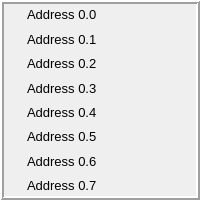
        <widget class="QFrame" name="frame">
         <property name="minimumSize">
          <size>
           <width>142</width>
           <height>200</height>
          </size>
         </property>
         <property name="maximumSize">
          <size>
           <width>16777215</width>
           <height>200</height>
          </size>
         </property>
         <property name="frameShape">
          <enum>QFrame::Box</enum>
         </property>
         <property name="frameShadow">
          <enum>QFrame::Raised</enum>
         </property>
         <property name="lineWidth">
          <number>2</number>
         </property>
         <layout class="QVBoxLayout" name="verticalLayout_5">
          <property name="spacing">
           <number>3</number>
          </property>
          <property name="leftMargin">
           <number>0</number>
          </property>
          <property name="topMargin">
           <number>0</number>
          </property>
          <property name="rightMargin">
           <number>0</number>
          </property>
          <property name="bottomMargin">
           <number>0</number>
          </property>
          <item>
           <layout class="QHBoxLayout" name="horizontalLayout_10">
            <item>
             <widget class="Led" name="led3_3">
              <property name="minimumSize">
               <size>
                <width>20</width>
                <height>20</height>
               </size>
              </property>
              <property name="maximumSize">
               <size>
                <width>20</width>
                <height>20</height>
               </size>
              </property>
              <property name="toolTip">
               <string>&lt;html&gt;&lt;head/&gt;&lt;body&gt;&lt;p&gt;toolTip&lt;/p&gt;&lt;/body&gt;&lt;/html&gt;</string>
              </property>
              <property name="whatsThis">
               <string>&lt;html&gt;&lt;head/&gt;&lt;body&gt;&lt;p&gt;This is led3&lt;/p&gt;&lt;/body&gt;&lt;/html&gt;</string>
              </property>
              <property name="valueType">
               <enum>MbWidget::BOOL</enum>
              </property>
              <property name="bitAddr">
               <number>0</number>
              </property>
              <property name="cmdAddr">
               <number>10</number>
              </property>
              <property name="cmdCode">
               <number>256</number>
              </property>
              <property name="onColor">
               <color>
                <red>255</red>
                <green>0</green>
                <blue>0</blue>
               </color>
              </property>
              <property name="offColor">
               <color>
                <red>50</red>
                <green>0</green>
                <blue>0</blue>
               </color>
              </property>
              <property name="undefColor">
               <color>
                <red>136</red>
                <green>138</green>
                <blue>133</blue>
               </color>
              </property>
             </widget>
            </item>
            <item>
             <widget class="QLabel" name="label_8">
              <property name="font">
               <font>
                <pointsize>10</pointsize>
               </font>
              </property>
              <property name="text">
               <string>Address 0.0</string>
              </property>
             </widget>
            </item>
           </layout>
          </item>
          <item>
           <layout class="QHBoxLayout" name="horizontalLayout_11">
            <item>
             <widget class="Led" name="led3_4">
              <property name="minimumSize">
               <size>
                <width>20</width>
                <height>20</height>
               </size>
              </property>
              <property name="maximumSize">
               <size>
                <width>20</width>
                <height>20</height>
               </size>
              </property>
              <property name="toolTip">
               <string>&lt;html&gt;&lt;head/&gt;&lt;body&gt;&lt;p&gt;toolTip&lt;/p&gt;&lt;/body&gt;&lt;/html&gt;</string>
              </property>
              <property name="whatsThis">
               <string>&lt;html&gt;&lt;head/&gt;&lt;body&gt;&lt;p&gt;This is led3&lt;/p&gt;&lt;/body&gt;&lt;/html&gt;</string>
              </property>
              <property name="valueType">
               <enum>MbWidget::BOOL</enum>
              </property>
              <property name="bitAddr">
               <number>1</number>
              </property>
              <property name="cmdAddr">
               <number>10</number>
              </property>
              <property name="cmdCode">
               <number>256</number>
              </property>
              <property name="onColor">
               <color>
                <red>255</red>
                <green>0</green>
                <blue>0</blue>
               </color>
              </property>
              <property name="offColor">
               <color>
                <red>50</red>
                <green>0</green>
                <blue>0</blue>
               </color>
              </property>
              <property name="undefColor">
               <color>
                <red>136</red>
                <green>138</green>
                <blue>133</blue>
               </color>
              </property>
             </widget>
            </item>
            <item>
             <widget class="QLabel" name="label_9">
              <property name="font">
               <font>
                <pointsize>10</pointsize>
               </font>
              </property>
              <property name="text">
               <string>Address 0.1</string>
              </property>
             </widget>
            </item>
           </layout>
          </item>
          <item>
           <layout class="QHBoxLayout" name="horizontalLayout_13">
            <item>
             <widget class="Led" name="led3_6">
              <property name="minimumSize">
               <size>
                <width>20</width>
                <height>20</height>
               </size>
              </property>
              <property name="maximumSize">
               <size>
                <width>20</width>
                <height>20</height>
               </size>
              </property>
              <property name="toolTip">
               <string>&lt;html&gt;&lt;head/&gt;&lt;body&gt;&lt;p&gt;toolTip&lt;/p&gt;&lt;/body&gt;&lt;/html&gt;</string>
              </property>
              <property name="whatsThis">
               <string>&lt;html&gt;&lt;head/&gt;&lt;body&gt;&lt;p&gt;This is led3&lt;/p&gt;&lt;/body&gt;&lt;/html&gt;</string>
              </property>
              <property name="valueType">
               <enum>MbWidget::BOOL</enum>
              </property>
              <property name="bitAddr">
               <number>2</number>
              </property>
              <property name="cmdAddr">
               <number>10</number>
              </property>
              <property name="cmdCode">
               <number>256</number>
              </property>
              <property name="onColor">
               <color>
                <red>255</red>
                <green>0</green>
                <blue>0</blue>
               </color>
              </property>
              <property name="offColor">
               <color>
                <red>50</red>
                <green>0</green>
                <blue>0</blue>
               </color>
              </property>
              <property name="undefColor">
               <color>
                <red>136</red>
                <green>138</green>
                <blue>133</blue>
               </color>
              </property>
             </widget>
            </item>
            <item>
             <widget class="QLabel" name="label_11">
              <property name="font">
               <font>
                <pointsize>10</pointsize>
               </font>
              </property>
              <property name="text">
               <string>Address 0.2</string>
              </property>
             </widget>
            </item>
           </layout>
          </item>
          <item>
           <layout class="QHBoxLayout" name="horizontalLayout_16">
            <item>
             <widget class="Led" name="led3_9">
              <property name="minimumSize">
               <size>
                <width>20</width>
                <height>20</height>
               </size>
              </property>
              <property name="maximumSize">
               <size>
                <width>20</width>
                <height>20</height>
               </size>
              </property>
              <property name="toolTip">
               <string>&lt;html&gt;&lt;head/&gt;&lt;body&gt;&lt;p&gt;toolTip&lt;/p&gt;&lt;/body&gt;&lt;/html&gt;</string>
              </property>
              <property name="whatsThis">
               <string>&lt;html&gt;&lt;head/&gt;&lt;body&gt;&lt;p&gt;This is led3&lt;/p&gt;&lt;/body&gt;&lt;/html&gt;</string>
              </property>
              <property name="valueType">
               <enum>MbWidget::BOOL</enum>
              </property>
              <property name="bitAddr">
               <number>3</number>
              </property>
              <property name="cmdAddr">
               <number>10</number>
              </property>
              <property name="cmdCode">
               <number>256</number>
              </property>
              <property name="onColor">
               <color>
                <red>255</red>
                <green>0</green>
                <blue>0</blue>
               </color>
              </property>
              <property name="offColor">
               <color>
                <red>50</red>
                <green>0</green>
                <blue>0</blue>
               </color>
              </property>
              <property name="undefColor">
               <color>
                <red>136</red>
                <green>138</green>
                <blue>133</blue>
               </color>
              </property>
             </widget>
            </item>
            <item>
             <widget class="QLabel" name="label_14">
              <property name="font">
               <font>
                <pointsize>10</pointsize>
               </font>
              </property>
              <property name="text">
               <string>Address 0.3</string>
              </property>
             </widget>
            </item>
           </layout>
          </item>
          <item>
           <layout class="QHBoxLayout" name="horizontalLayout_14">
            <item>
             <widget class="Led" name="led3_7">
              <property name="minimumSize">
               <size>
                <width>20</width>
                <height>20</height>
               </size>
              </property>
              <property name="maximumSize">
               <size>
                <width>20</width>
                <height>20</height>
               </size>
              </property>
              <property name="toolTip">
               <string>&lt;html&gt;&lt;head/&gt;&lt;body&gt;&lt;p&gt;toolTip&lt;/p&gt;&lt;/body&gt;&lt;/html&gt;</string>
              </property>
              <property name="whatsThis">
               <string>&lt;html&gt;&lt;head/&gt;&lt;body&gt;&lt;p&gt;This is led3&lt;/p&gt;&lt;/body&gt;&lt;/html&gt;</string>
              </property>
              <property name="valueType">
               <enum>MbWidget::BOOL</enum>
              </property>
              <property name="bitAddr">
               <number>4</number>
              </property>
              <property name="cmdAddr">
               <number>10</number>
              </property>
              <property name="cmdCode">
               <number>256</number>
              </property>
              <property name="onColor">
               <color>
                <red>255</red>
                <green>0</green>
                <blue>0</blue>
               </color>
              </property>
              <property name="offColor">
               <color>
                <red>50</red>
                <green>0</green>
                <blue>0</blue>
               </color>
              </property>
              <property name="undefColor">
               <color>
                <red>136</red>
                <green>138</green>
                <blue>133</blue>
               </color>
              </property>
             </widget>
            </item>
            <item>
             <widget class="QLabel" name="label_12">
              <property name="font">
               <font>
                <pointsize>10</pointsize>
               </font>
              </property>
              <property name="text">
               <string>Address 0.4</string>
              </property>
             </widget>
            </item>
           </layout>
          </item>
          <item>
           <layout class="QHBoxLayout" name="horizontalLayout_12">
            <item>
             <widget class="Led" name="led3_5">
              <property name="minimumSize">
               <size>
                <width>20</width>
                <height>20</height>
               </size>
              </property>
              <property name="maximumSize">
               <size>
                <width>20</width>
                <height>20</height>
               </size>
              </property>
              <property name="toolTip">
               <string>&lt;html&gt;&lt;head/&gt;&lt;body&gt;&lt;p&gt;toolTip&lt;/p&gt;&lt;/body&gt;&lt;/html&gt;</string>
              </property>
              <property name="whatsThis">
               <string>&lt;html&gt;&lt;head/&gt;&lt;body&gt;&lt;p&gt;This is led3&lt;/p&gt;&lt;/body&gt;&lt;/html&gt;</string>
              </property>
              <property name="valueType">
               <enum>MbWidget::BOOL</enum>
              </property>
              <property name="bitAddr">
               <number>5</number>
              </property>
              <property name="cmdAddr">
               <number>10</number>
              </property>
              <property name="cmdCode">
               <number>256</number>
              </property>
              <property name="onColor">
               <color>
                <red>255</red>
                <green>0</green>
                <blue>0</blue>
               </color>
              </property>
              <property name="offColor">
               <color>
                <red>50</red>
                <green>0</green>
                <blue>0</blue>
               </color>
              </property>
              <property name="undefColor">
               <color>
                <red>136</red>
                <green>138</green>
                <blue>133</blue>
               </color>
              </property>
             </widget>
            </item>
            <item>
             <widget class="QLabel" name="label_10">
              <property name="font">
               <font>
                <pointsize>10</pointsize>
               </font>
              </property>
              <property name="text">
               <string>Address 0.5</string>
              </property>
             </widget>
            </item>
           </layout>
          </item>
          <item>
           <layout class="QHBoxLayout" name="horizontalLayout_15">
            <item>
             <widget class="Led" name="led3_8">
              <property name="minimumSize">
               <size>
                <width>20</width>
                <height>20</height>
               </size>
              </property>
              <property name="maximumSize">
               <size>
                <width>20</width>
                <height>20</height>
               </size>
              </property>
              <property name="toolTip">
               <string>&lt;html&gt;&lt;head/&gt;&lt;body&gt;&lt;p&gt;toolTip&lt;/p&gt;&lt;/body&gt;&lt;/html&gt;</string>
              </property>
              <property name="whatsThis">
               <string>&lt;html&gt;&lt;head/&gt;&lt;body&gt;&lt;p&gt;This is led3&lt;/p&gt;&lt;/body&gt;&lt;/html&gt;</string>
              </property>
              <property name="valueType">
               <enum>MbWidget::BOOL</enum>
              </property>
              <property name="bitAddr">
               <number>6</number>
              </property>
              <property name="cmdAddr">
               <number>10</number>
              </property>
              <property name="cmdCode">
               <number>256</number>
              </property>
              <property name="onColor">
               <color>
                <red>255</red>
                <green>0</green>
                <blue>0</blue>
               </color>
              </property>
              <property name="offColor">
               <color>
                <red>50</red>
                <green>0</green>
                <blue>0</blue>
               </color>
              </property>
              <property name="undefColor">
               <color>
                <red>136</red>
                <green>138</green>
                <blue>133</blue>
               </color>
              </property>
             </widget>
            </item>
            <item>
             <widget class="QLabel" name="label_13">
              <property name="font">
               <font>
                <pointsize>10</pointsize>
               </font>
              </property>
              <property name="text">
               <string>Address 0.6</string>
              </property>
             </widget>
            </item>
           </layout>
          </item>
          <item>
           <layout class="QHBoxLayout" name="horizontalLayout_17">
            <item>
             <widget class="Led" name="led3_10">
              <property name="minimumSize">
               <size>
                <width>20</width>
                <height>20</height>
               </size>
              </property>
              <property name="maximumSize">
               <size>
                <width>20</width>
                <height>20</height>
               </size>
              </property>
              <property name="toolTip">
               <string>&lt;html&gt;&lt;head/&gt;&lt;body&gt;&lt;p&gt;toolTip&lt;/p&gt;&lt;/body&gt;&lt;/html&gt;</string>
              </property>
              <property name="whatsThis">
               <string>&lt;html&gt;&lt;head/&gt;&lt;body&gt;&lt;p&gt;This is led3&lt;/p&gt;&lt;/body&gt;&lt;/html&gt;</string>
              </property>
              <property name="valueType">
               <enum>MbWidget::BOOL</enum>
              </property>
              <property name="bitAddr">
               <number>7</number>
              </property>
              <property name="cmdAddr">
               <number>10</number>
              </property>
              <property name="cmdCode">
               <number>256</number>
              </property>
              <property name="onColor">
               <color>
                <red>255</red>
                <green>0</green>
                <blue>0</blue>
               </color>
              </property>
              <property name="offColor">
               <color>
                <red>50</red>
                <green>0</green>
                <blue>0</blue>
               </color>
              </property>
              <property name="undefColor">
               <color>
                <red>136</red>
                <green>138</green>
                <blue>133</blue>
               </color>
              </property>
             </widget>
            </item>
            <item>
             <widget class="QLabel" name="label_15">
              <property name="font">
               <font>
                <pointsize>10</pointsize>
               </font>
              </property>
              <property name="text">
               <string>Address 0.7</string>
              </property>
             </widget>
            </item>
           </layout>
          </item>
         </layout>
        </widget>
